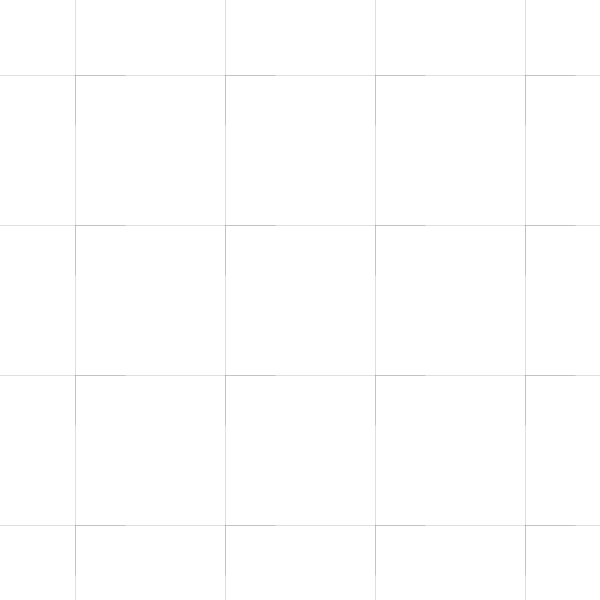
Frame 1 (no input)
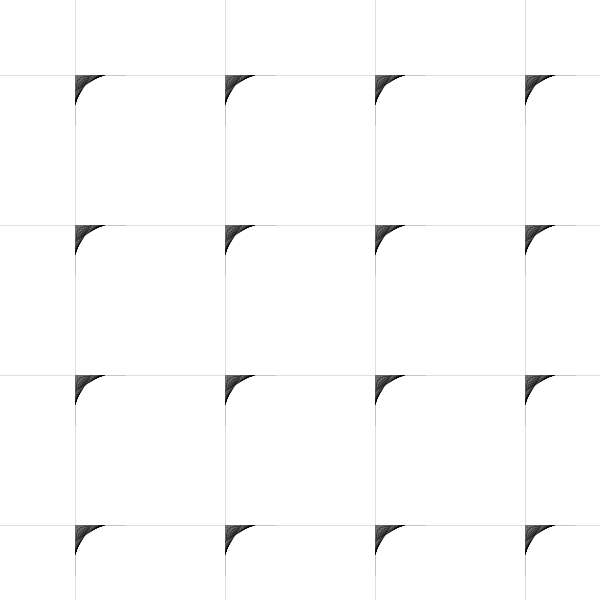
Frame 60 (the mouse pressed at the canvas centre just before this capture)
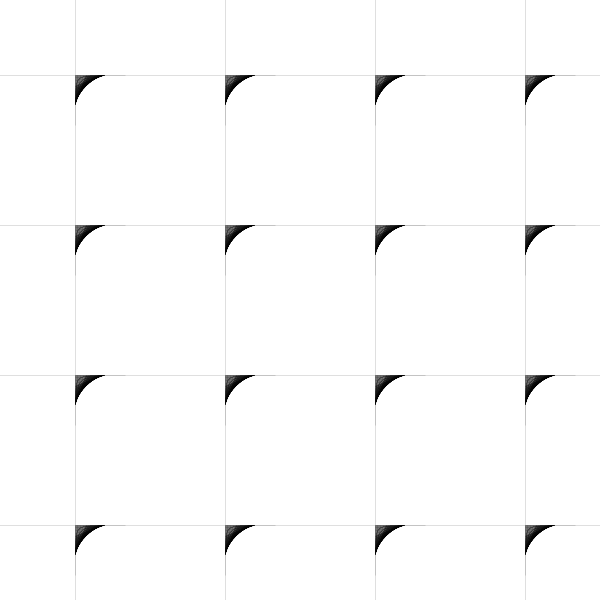
Frame 120 (the mouse held since frame 60 and released just before this capture)

The Processing sketch that drew these frames (run headless with seeded random() and noise(); from frame 60 on, the mouse is pressed at the canvas centre):

// Processing sketch: processing_167606
// ── processing_167606.pde


float a = 0; 
float r = 200;
float diff =1; 
float d;

void setup() {

  size(600, 600);
  background(255);
  smooth();
  strokeWeight(0.01);
  colorMode(HSB);
}


void draw() {

  float x = r * cos(a)  ; 
  float y = r * sin(a) ; 
  noFill();

  for (int i=-75; i<=600; i=i+150) {
    for (int w=-75; w<=600; w=w+150) {
      line(x+i, w, i, y+w);
      line(i, x+w, y+i, w);
    }
  }

  a += 0.01;
  r = map(sin(a*5), -1, 1, 30, 30);
}
